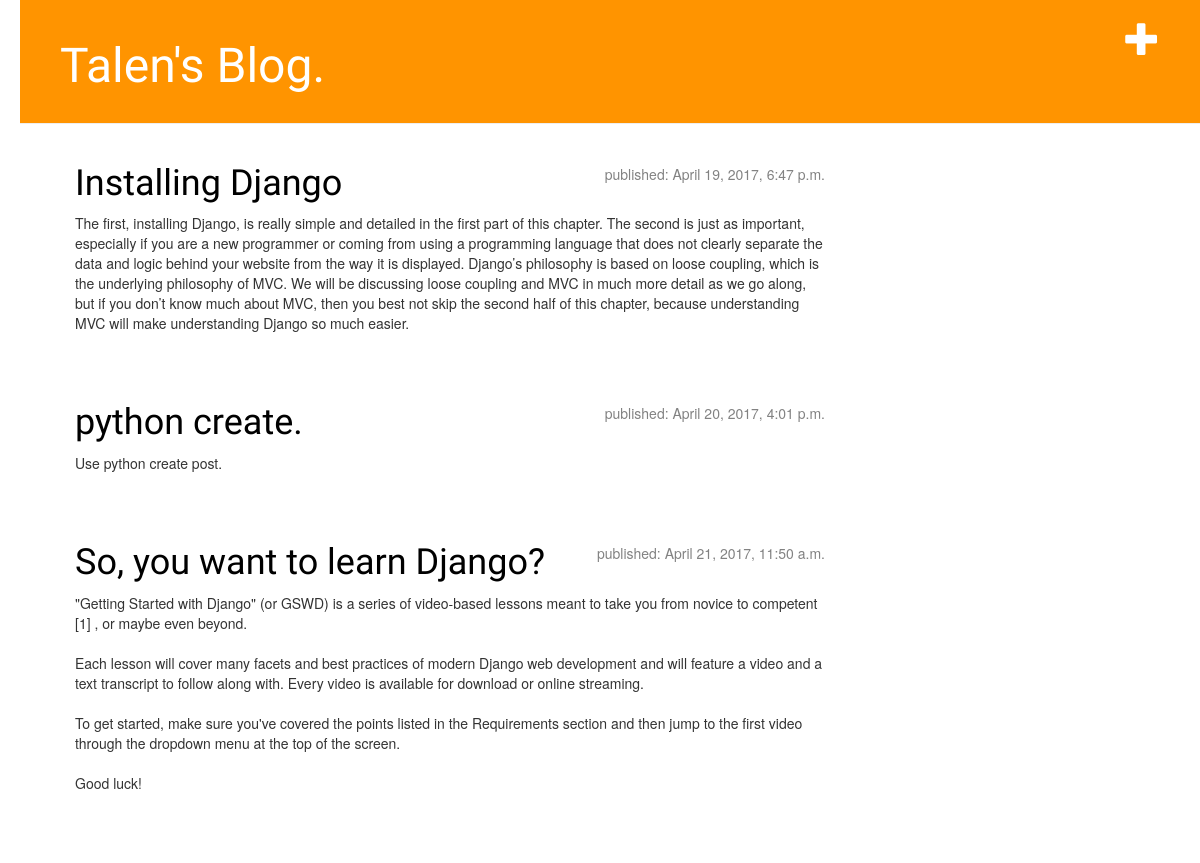
Before: / with the older database file.
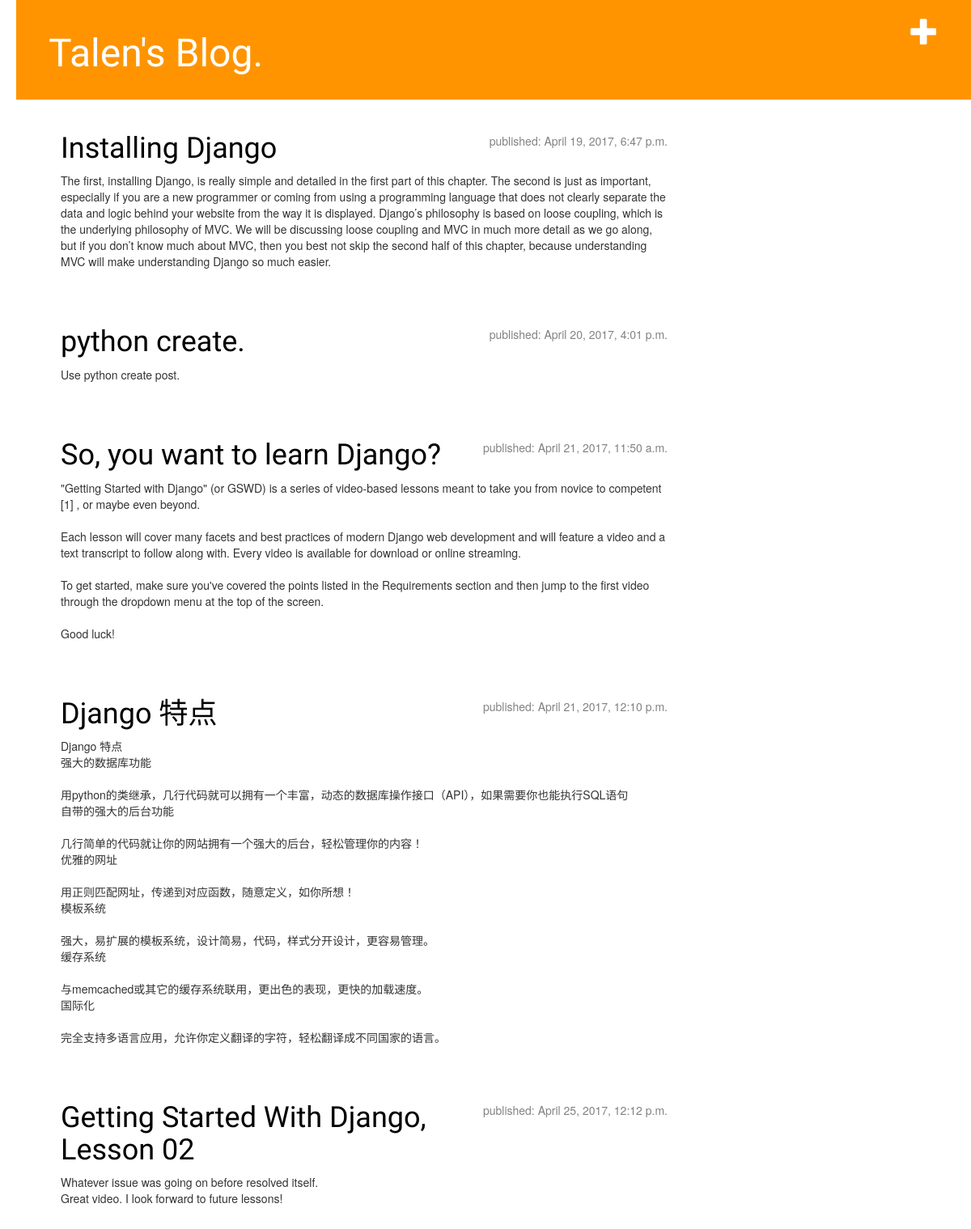
After: the same page with the newer database file.
### blog/models.py (models this page shows, shortened)
class Post(models.Model):
    author = models.ForeignKey('auth.user')
    title = models.CharField(max_length=200)
    text = models.TextField()
    created_date = models.DateTimeField(
        default=timezone.now
        )
    published_date = models.DateTimeField(
        blank=True, null=True
        )

### blog/views.py (the view)
# urls.py: url(r'^$', views.post_list, name='post_list'),
def post_list(request):
    posts = Post.objects.filter(published_date__lte=timezone.now()).order_by('published_date')
    return render(request, 'blog/post_list.html', {"posts": posts})

### blog/templates/blog/post_list.html
{% extends 'blog/base.html' %}
{% block content %}
{% for post in posts %}
    <div class="post">
        <div class="date">
            <p>published: {{ post.published_date }}</p>
        </div>
        <h1><a href="{% url 'post_detail' pk=post.pk %}">{{ post.title }}</a></h1>
        <p>{{ post.text|linebreaksbr }}</p>
    </div>
{% endfor %}
{% endblock content %}

### blog/templates/blog/base.html (shortened to what this page needs)
{% load staticfiles %}
<html>
    <head>
        <link rel="stylesheet" href="//maxcdn.bootstrapcdn.com/bootstrap/3.2.0/css/bootstrap.min.css">
        <link rel="stylesheet" href="//maxcdn.bootstrapcdn.com/bootstrap/3.2.0/css/bootstrap-theme.min.css">
        <link rel="stylesheet" href="{% static 'css/blog.css' %}">
    </head>
    <body>
        <div class="page-header">
            <a href="{% url 'post_new' %}" class="top-menu"><span class="glyphicon glyphicon-plus"></span></a>
		    <h1><a href="http://talen.pythonanywhere.com">Talen's Blog.</a></h1>
        </div>
        <div class="content container">
            <div class="row">
                <div class="col-md-8">
                    {% block content %}
                    {% endblock %}
                </div>
            </div>
        </div>
    </body>
</html>

### blog/static/css/blog.css (style rules this page uses)
h1 a { color: #FCA205; font-family: 'Lobster'; }
body { padding-left: 20px; }
.page-header { background-color: #ff9400; margin-top: 0; padding: 20px 20px 20px 40px; }
.page-header h1, .page-header h1 a, .page-header h1 a:visited, .page-header h1 a:active { color: #ffffff; font-size: 36pt; text-decoration: none; }
.content { margin-left: 40px; }
h1, h2, h3, h4 { font-family: 'Lobster', cursive; }
.date { float: right; color: #828282; }
.top-menu, .top-menu:hover, .top-menu:visited { color: #ffffff; float: right; font-size: 26pt; margin-right: 20px; }
.post { margin-bottom: 70px; }
.post h1 a, .post h1 a:visited { color: #000000; }

Changed rows visible on the page:
added Post: published_date "April 21, 2017, 12:10 p.m.", title "Django 特点", text "Django 特点 强大的数据库功能 用python的类继承，几行代码就可以拥有一个丰富，动态的数据库操作接口（API），如果需要你也能执行SQL语句 自带的强大的后台功能 几行简单的代码就让你的网站拥有一个强大的后台，轻松管理你的内容！ 优雅的网址 用正则匹配网址，传递到对应函数，随意定义，如你所想！ 模板系统 强大，易扩展的模板系统，设计简易，代码，样式分开设计，更容易管理。 缓存系统 与memcached或其它的缓存系统联用，更出色的表现，更快的加载速度。 国际化 完全支持多语言应用，允许你定义翻译的字符，轻松翻译成不同国家的语言。"
added Post: published_date "April 25, 2017, 12:12 p.m.", title "Getting Started With Django, Lesson 02", text "Whatever issue was going on before resolved itself. Great video. I look forward to future lessons!"
